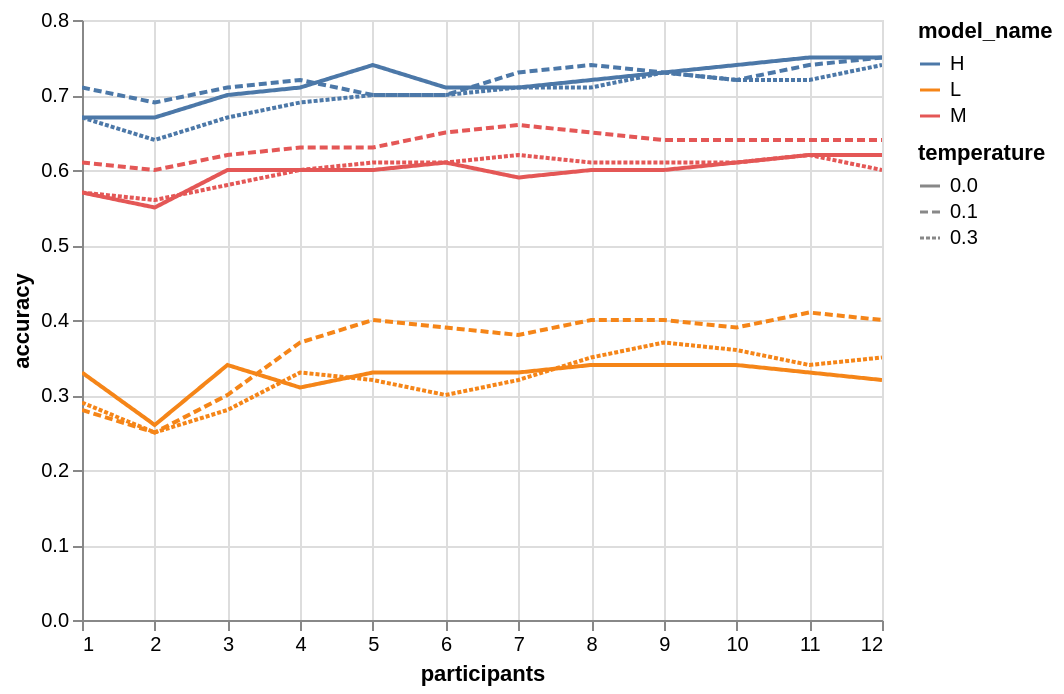

Notebook code for this chart:
### Code cell
results.sort("accuracy", "participants", descending=True).plot.line(
    x="participants", y="accuracy", color="model_name", strokeDash="temperature"
).properties(
    width=400,
    height=300,
)

### Figure 1 — Vega-Lite specification as saved in the notebook (floating-point values rounded to 4 significant figures)
{"config": {"view": {"continuousWidth": 300, "continuousHeight": 300}}, "data": {"name": "data-c5ee5c651158e09cabbd086018754a6a"}, "mark": {"type": "line", "tooltip": true}, "encoding": {"color": {"field": "model_name", "type": "nominal"}, "strokeDash": {"field": "temperature", "type": "nominal"}, "x": {"field": "participants", "type": "quantitative"}, "y": {"field": "accuracy", "type": "quantitative"}}, "height": 300, "params": [{"name": "param_1e9efca18e7a2868", "select": {"type": "interval", "encodings": ["x", "y"]}, "bind": "scales"}], "width": 400, "$schema": "https://vega.github.io/schema/vega-lite/v6.1.0.json", "datasets": {"data-c5ee5c651158e09cabbd086018754a6a": [{"temperature": "0.1", "model_name": "H", "accuracy": 0.75, "participants": 12}, {"temperature": "0.0", "model_name": "H", "accuracy": 0.75, "participants": 12}, {"temperature": "0.0", "model_name": "H", "accuracy": 0.75, "participants": 11}, {"temperature": "0.3", "model_name": "H", "accuracy": 0.74, "participants": 12}, {"temperature": "0.1", "model_name": "H", "accuracy": 0.74, "participants": 11}, {"temperature": "0.0", "model_name": "H", "accuracy": 0.74, "participants": 10}, {"temperature": "0.1", "model_name": "H", "accuracy": 0.74, "participants": 8}, {"temperature": "0.0", "model_name": "H", "accuracy": 0.74, "participants": 5}, {"temperature": "0.1", "model_name": "H", "accuracy": 0.73, "participants": 9}, {"temperature": "0.3", "model_name": "H", "accuracy": 0.73, "participants": 9}, {"temperature": "0.0", "model_name": "H", "accuracy": 0.73, "participants": 9}, {"temperature": "0.1", "model_name": "H", "accuracy": 0.73, "participants": 7}, {"temperature": "0.3", "model_name": "H", "accuracy": 0.72, "participants": 11}, {"temperature": "0.1", "model_name": "H", "accuracy": 0.72, "participants": 10}, {"temperature": "0.3", "model_name": "H", "accuracy": 0.72, "participants": 10}, {"temperature": "0.0", "model_name": "H", "accuracy": 0.72, "participants": 8}, {"temperature": "0.1", "model_name": "H", "accuracy": 0.72, "participants": 4}, {"temperature": "0.3", "model_name": "H", "accuracy": 0.71, "participants": 8}, {"temperature": "0.3", "model_name": "H", "accuracy": 0.71, "participants": 7}, {"temperature": "0.0", "model_name": "H", "accuracy": 0.71, "participants": 7}, {"temperature": "0.0", "model_name": "H", "accuracy": 0.71, "participants": 6}, {"temperature": "0.0", "model_name": "H", "accuracy": 0.71, "participants": 4}, {"temperature": "0.1", "model_name": "H", "accuracy": 0.71, "participants": 3}, {"temperature": "0.1", "model_name": "H", "accuracy": 0.71, "participants": 1}, {"temperature": "0.3", "model_name": "H", "accuracy": 0.7, "participants": 6}, {"temperature": "0.1", "model_name": "H", "accuracy": 0.7, "participants": 6}, {"temperature": "0.3", "model_name": "H", "accuracy": 0.7, "participants": 5}, {"temperature": "0.1", "model_name": "H", "accuracy": 0.7, "participants": 5}, {"temperature": "0.0", "model_name": "H", "accuracy": 0.7, "participants": 3}, {"temperature": "0.3", "model_name": "H", "accuracy": 0.69, "participants": 4}, {"temperature": "0.1", "model_name": "H", "accuracy": 0.69, "participants": 2}, {"temperature": "0.3", "model_name": "H", "accuracy": 0.67, "participants": 3}, {"temperature": "0.0", "model_name": "H", "accuracy": 0.67, "participants": 2}, {"temperature": "0.3", "model_name": "H", "accuracy": 0.67, "participants": 1}, {"temperature": "0.0", "model_name": "H", "accuracy": 0.67, "participants": 1}, {"temperature": "0.1", "model_name": "M", "accuracy": 0.66, "participants": 7}, {"temperature": "0.1", "model_name": "M", "accuracy": 0.65, "participants": 8}, {"temperature": "0.1", "model_name": "M", "accuracy": 0.65, "participants": 6}, {"temperature": "0.1", "model_name": "M", "accuracy": 0.64, "participants": 12}, {"temperature": "0.1", "model_name": "M", "accuracy": 0.64, "participants": 11}, {"temperature": "0.1", "model_name": "M", "accuracy": 0.64, "participants": 10}, {"temperature": "0.1", "model_name": "M", "accuracy": 0.64, "participants": 9}, {"temperature": "0.3", "model_name": "H", "accuracy": 0.64, "participants": 2}, {"temperature": "0.1", "model_name": "M", "accuracy": 0.63, "participants": 5}, {"temperature": "0.1", "model_name": "M", "accuracy": 0.63, "participants": 4}, {"temperature": "0.0", "model_name": "M", "accuracy": 0.62, "participants": 12}, {"temperature": "0.0", "model_name": "M", "accuracy": 0.62, "participants": 11}, {"temperature": "0.3", "model_name": "M", "accuracy": 0.62, "participants": 11}, {"temperature": "0.3", "model_name": "M", "accuracy": 0.62, "participants": 7}, {"temperature": "0.1", "model_name": "M", "accuracy": 0.62, "participants": 3}, {"temperature": "0.3", "model_name": "M", "accuracy": 0.61, "participants": 10}, {"temperature": "0.0", "model_name": "M", "accuracy": 0.61, "participants": 10}, {"temperature": "0.3", "model_name": "M", "accuracy": 0.61, "participants": 9}, {"temperature": "0.3", "model_name": "M", "accuracy": 0.61, "participants": 8}, {"temperature": "0.3", "model_name": "M", "accuracy": 0.61, "participants": 6}, {"temperature": "0.0", "model_name": "M", "accuracy": 0.61, "participants": 6}, {"temperature": "0.3", "model_name": "M", "accuracy": 0.61, "participants": 5}, {"temperature": "0.1", "model_name": "M", "accuracy": 0.61, "participants": 1}, {"temperature": "0.3", "model_name": "M", "accuracy": 0.6, "participants": 12}, {"temperature": "0.0", "model_name": "M", "accuracy": 0.6, "participants": 9}, {"temperature": "0.0", "model_name": "M", "accuracy": 0.6, "participants": 8}, {"temperature": "0.0", "model_name": "M", "accuracy": 0.6, "participants": 5}, {"temperature": "0.0", "model_name": "M", "accuracy": 0.6, "participants": 4}, {"temperature": "0.3", "model_name": "M", "accuracy": 0.6, "participants": 4}, {"temperature": "0.0", "model_name": "M", "accuracy": 0.6, "participants": 3}, {"temperature": "0.1", "model_name": "M", "accuracy": 0.6, "participants": 2}, {"temperature": "0.0", "model_name": "M", "accuracy": 0.59, "participants": 7}, {"temperature": "0.3", "model_name": "M", "accuracy": 0.58, "participants": 3}, {"temperature": "0.3", "model_name": "M", "accuracy": 0.57, "participants": 1}, {"temperature": "0.0", "model_name": "M", "accuracy": 0.57, "participants": 1}, {"temperature": "0.3", "model_name": "M", "accuracy": 0.56, "participants": 2}, {"temperature": "0.0", "model_name": "M", "accuracy": 0.55, "participants": 2}, {"temperature": "0.1", "model_name": "L", "accuracy": 0.41, "participants": 11}, {"temperature": "0.1", "model_name": "L", "accuracy": 0.4, "participants": 12}, {"temperature": "0.1", "model_name": "L", "accuracy": 0.4, "participants": 9}, {"temperature": "0.1", "model_name": "L", "accuracy": 0.4, "participants": 8}, {"temperature": "0.1", "model_name": "L", "accuracy": 0.4, "participants": 5}, {"temperature": "0.1", "model_name": "L", "accuracy": 0.39, "participants": 10}, {"temperature": "0.1", "model_name": "L", "accuracy": 0.39, "participants": 6}, {"temperature": "0.1", "model_name": "L", "accuracy": 0.38, "participants": 7}, {"temperature": "0.3", "model_name": "L", "accuracy": 0.37, "participants": 9}, {"temperature": "0.1", "model_name": "L", "accuracy": 0.37, "participants": 4}, {"temperature": "0.3", "model_name": "L", "accuracy": 0.36, "participants": 10}, {"temperature": "0.3", "model_name": "L", "accuracy": 0.35, "participants": 12}, {"temperature": "0.3", "model_name": "L", "accuracy": 0.35, "participants": 8}, {"temperature": "0.3", "model_name": "L", "accuracy": 0.34, "participants": 11}, {"temperature": "0.0", "model_name": "L", "accuracy": 0.34, "participants": 10}, {"temperature": "0.0", "model_name": "L", "accuracy": 0.34, "participants": 9}, {"temperature": "0.0", "model_name": "L", "accuracy": 0.34, "participants": 8}, {"temperature": "0.0", "model_name": "L", "accuracy": 0.34, "participants": 3}, {"temperature": "0.0", "model_name": "L", "accuracy": 0.33, "participants": 11}, {"temperature": "0.0", "model_name": "L", "accuracy": 0.33, "participants": 7}, {"temperature": "0.0", "model_name": "L", "accuracy": 0.33, "participants": 6}, {"temperature": "0.0", "model_name": "L", "accuracy": 0.33, "participants": 5}, {"temperature": "0.3", "model_name": "L", "accuracy": 0.33, "participants": 4}, {"temperature": "0.0", "model_name": "L", "accuracy": 0.33, "participants": 1}, {"temperature": "0.0", "model_name": "L", "accuracy": 0.32, "participants": 12}, {"temperature": "0.3", "model_name": "L", "accuracy": 0.32, "participants": 7}, {"temperature": "0.3", "model_name": "L", "accuracy": 0.32, "participants": 5}, {"temperature": "0.0", "model_name": "L", "accuracy": 0.31, "participants": 4}, {"temperature": "0.3", "model_name": "L", "accuracy": 0.3, "participants": 6}, {"temperature": "0.1", "model_name": "L", "accuracy": 0.3, "participants": 3}, {"temperature": "0.3", "model_name": "L", "accuracy": 0.29, "participants": 1}, {"temperature": "0.3", "model_name": "L", "accuracy": 0.28, "participants": 3}, {"temperature": "0.1", "model_name": "L", "accuracy": 0.28, "participants": 1}, {"temperature": "0.0", "model_name": "L", "accuracy": 0.26, "participants": 2}, {"temperature": "0.3", "model_name": "L", "accuracy": 0.25, "participants": 2}, {"temperature": "0.1", "model_name": "L", "accuracy": 0.25, "participants": 2}]}}
